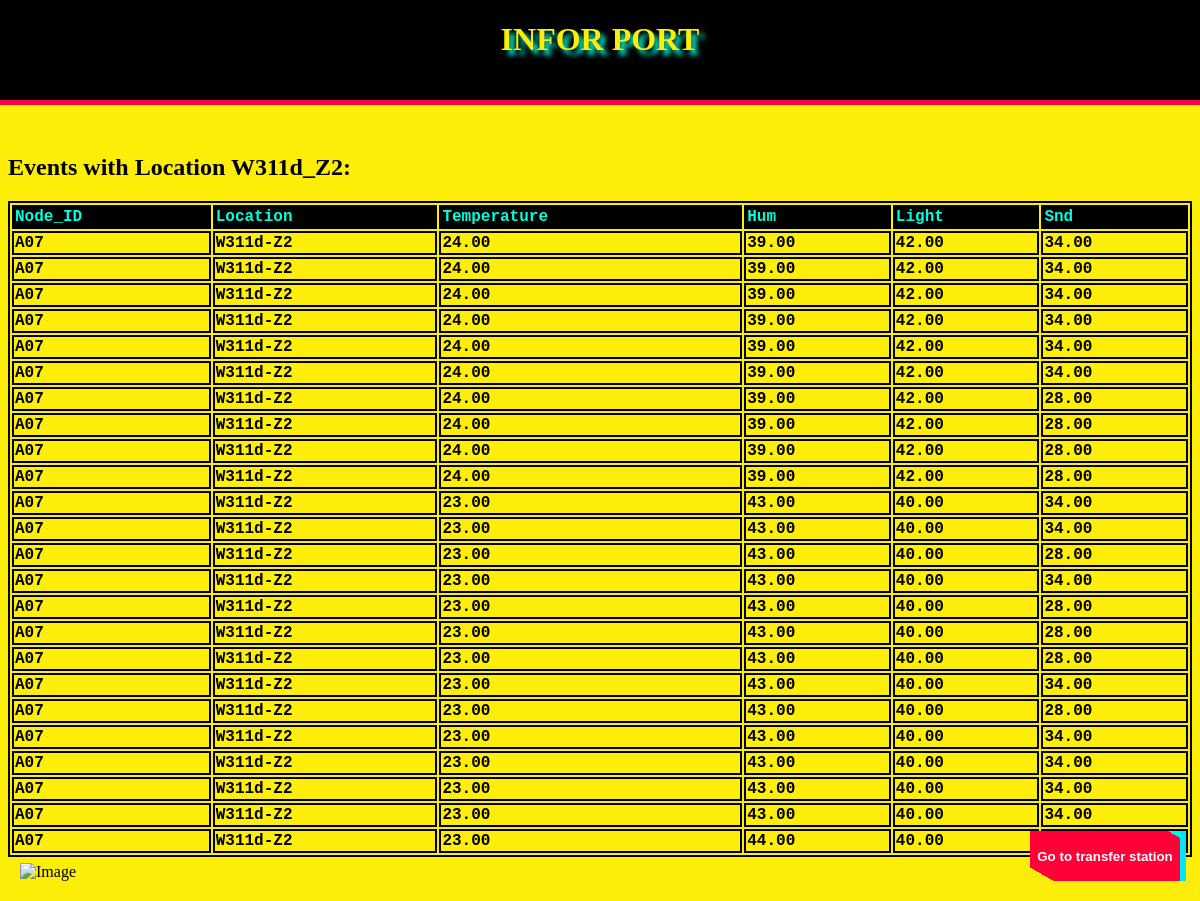
The page /iot/W311d-Z2/ on the database its author committed.
### iot/models.py (models this page shows, shortened)
class Event(models.Model):
    node_id = models.CharField(max_length=100)
    loc = models.CharField(max_length=100)
    temp = models.DecimalField(max_digits=5, decimal_places=2)
    hum = models.DecimalField(max_digits=5, decimal_places=2)
    light = models.DecimalField(max_digits=5, decimal_places=2)
    snd = models.DecimalField(max_digits=5, decimal_places=2)

### iot/views.py (the view)
# urls.py: path('W311d-Z2/', views.W311d_Z2)
def W311d_Z2(request):
    W311d_Z2 = Event.objects.filter(loc = 'W311d-Z2')
    context = {'W311d_Z2':W311d_Z2}
    return render(request, 'iot/sensor/W311d-Z2.html', context)

### iot/templates/iot/sensor/W311d-Z2.html (shortened to what this page needs)
<!doctype html>
<HTML>
    <head>
    </head>
    <body style="background-color: #fcee09;">
        <div id="header" style="background-color:black; position: fixed; top: 0;left: 0;height:100px; width: 100%; border-bottom: 5px solid #ff0141;">
        <h1 class="display-3 p-4 mb-2 bg-danger text-white" style="font-family: 'MV Boli', Times, serif;
         color: #fcee09; text-shadow: 5px 5px 5px #00ffdd;text-align: center;display: flex; align-items: center;
         justify-content: center;">INFOR PORT</h1></div>
        <br>
        <br>
        <br>
        <br>
        <br>
        <br>
        <br>
        <h2>Events with Location W311d_Z2:</h2>
        <table style="width: 100%;">
            <thead>
                <tr>
                    <th>Node_ID</th>
                    <th>Location</th>
                    <th>Temperature</th>
                    <th>Hum</th>
                    <th>Light</th>
                    <th>Snd</th>
                </tr>
            </thead>
            <tbody>
                {% for event in W311d_Z2 %}
                <tr>
                    <td><strong>{{ event.node_id }}</strong></td>
                    <td>{{ event.loc }}</td>
                    <td>{{ event.temp }}</td>
                    <td>{{ event.hum }}</td>
                    <td>{{ event.light }}</td>
                    <td>{{ event.snd }}</td>
                </tr>
                {% endfor %}
            </tbody>
        </table>
        <br>
        <br>
        <a href="https://www.bilibili.com/video/BV1uT4y1P7CX/?spm_id_from=333.337.search-card.all.click">
            <button>Go to transfer station</button>
        </a>
        <div style="position: fixed; bottom: 0; left: 0; margin: 20px;">
            <img src="https://img2.imgtp.com/2024/02/09/yW45Eljy.png" alt="Image"
            style="width: 400px; height: 200px;">
        </div>
</HTML>

### iot/templates/iot/sensor/W311d-Z2.html (style rules this page uses)
table, td, th { border:2px solid black; }
th { background-color: black; text-align: left; font-weight: bold; font-family: 'Courier New', Courier, monospace; color:#00ffdd; }
tbody { text-align: left; font-family: 'Courier New', Courier, monospace; font-weight: bold; color:black; }
button, button::after { width: 150px; height: 50px; background: linear-gradient(30deg,transparent 10%,#ff0037 10% 95%, #00ffdd 95%); border: 0; font-weight: bold; color: #fff; box-shadow: 6px 0px 0px #00E6F6; outline: transparent; position: fixed; bottom: 20px; right:20px; cursor: pointer; }
button::after { --slice-0: inset(50% 50% 50% 50%); --slice-1: inset(80% -6px 0 0); --slice-2: inset(50% -6px 30% 0); --slice-3: inset(10% -6px 85% 0); --slice-4: inset(40% -6px 43% 0); --slice-5: inset(80% -6px 5% 0); content: 'Go to transfer '; display: block; position: absolute; top: 0; left: 0; right: 0; bottom: 0; background: linear-gradient(45deg, transparent 3%, #00E6F6 3%, #00E6F6 5%, #FF013C 5%); text-shadow: -3px -3px 0px #F8F005, 3px 3px 0px #00E6F6; clip-path: var(--slice-0); }

### rows shown on the page
Event: node_id "A07", loc "W311d-Z2", temp "24.00", hum "39.00", light "42.00", snd "34.00"
Event: node_id "A07", loc "W311d-Z2", temp "24.00", hum "39.00", light "42.00", snd "34.00"
Event: node_id "A07", loc "W311d-Z2", temp "24.00", hum "39.00", light "42.00", snd "34.00"
Event: node_id "A07", loc "W311d-Z2", temp "24.00", hum "39.00", light "42.00", snd "34.00"
Event: node_id "A07", loc "W311d-Z2", temp "24.00", hum "39.00", light "42.00", snd "34.00"
Event: node_id "A07", loc "W311d-Z2", temp "24.00", hum "39.00", light "42.00", snd "34.00"
Event: node_id "A07", loc "W311d-Z2", temp "24.00", hum "39.00", light "42.00", snd "28.00"
Event: node_id "A07", loc "W311d-Z2", temp "24.00", hum "39.00", light "42.00", snd "28.00"
Event: node_id "A07", loc "W311d-Z2", temp "24.00", hum "39.00", light "42.00", snd "28.00"
Event: node_id "A07", loc "W311d-Z2", temp "24.00", hum "39.00", light "42.00", snd "28.00"
Event: node_id "A07", loc "W311d-Z2", temp "23.00", hum "43.00", light "40.00", snd "34.00"
Event: node_id "A07", loc "W311d-Z2", temp "23.00", hum "43.00", light "40.00", snd "34.00"
Event: node_id "A07", loc "W311d-Z2", temp "23.00", hum "43.00", light "40.00", snd "28.00"
Event: node_id "A07", loc "W311d-Z2", temp "23.00", hum "43.00", light "40.00", snd "34.00"
Event: node_id "A07", loc "W311d-Z2", temp "23.00", hum "43.00", light "40.00", snd "28.00"
Event: node_id "A07", loc "W311d-Z2", temp "23.00", hum "43.00", light "40.00", snd "28.00"
Event: node_id "A07", loc "W311d-Z2", temp "23.00", hum "43.00", light "40.00", snd "28.00"
Event: node_id "A07", loc "W311d-Z2", temp "23.00", hum "43.00", light "40.00", snd "34.00"
Event: node_id "A07", loc "W311d-Z2", temp "23.00", hum "43.00", light "40.00", snd "28.00"
Event: node_id "A07", loc "W311d-Z2", temp "23.00", hum "43.00", light "40.00", snd "34.00"
Event: node_id "A07", loc "W311d-Z2", temp "23.00", hum "43.00", light "40.00", snd "34.00"
Event: node_id "A07", loc "W311d-Z2", temp "23.00", hum "43.00", light "40.00", snd "34.00"
Event: node_id "A07", loc "W311d-Z2", temp "23.00", hum "43.00", light "40.00", snd "34.00"
Event: node_id "A07", loc "W311d-Z2", temp "23.00", hum "44.00", light "40.00"
